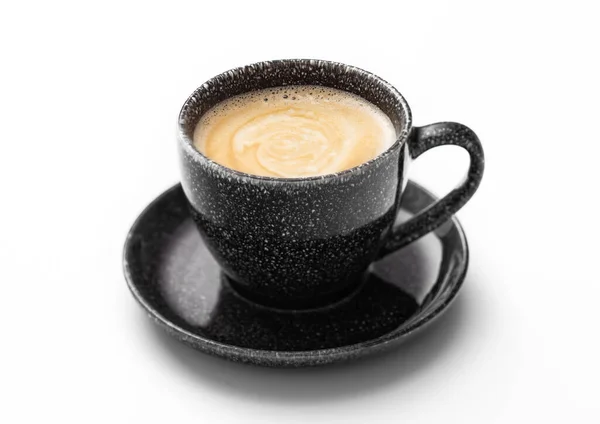
%> input picture coffee.webp, 600 x 424 px
$ octave lab2.m   (GNU Octave 9; MATLAB toolbox functions it lacks are replaced by stand-ins)
%> lines starting %> are read from the running program, lines starting %| are printed output that depends on the picture

H3 = [
  1 -2 1;
  -2 4 -2;
  1 -2 1;
];

H6 = [
  -1 -2 -1;
  0 0 0;
  1 2 1;
];

H10 = [
  1 2 1;
  0 0 0;
  -1 -2 -1;
];

H11 = [
  2 1 0;
  1 0 -1;
  0 -1 -2;
];

input_image = imread('coffee.webp');
%> input_image is the input picture: size 424x600x3 uint8; mean R, G, B 193.4, 191.5, 189.1
figure;
imshow(input_image)
gray_image = rgb2gray(input_image);
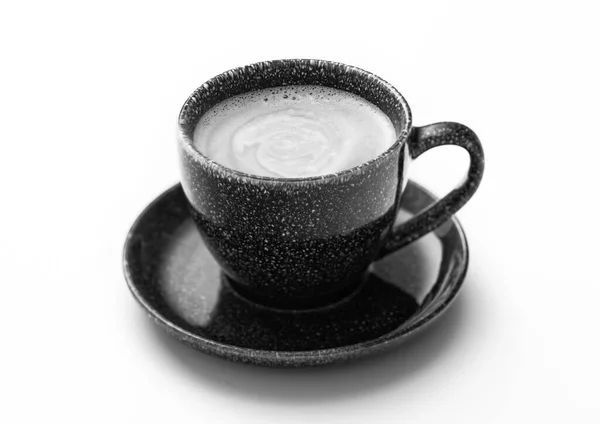
%> gray_image: size 424x600 uint8; min 0, max 255, mean 191.8
% [7 lines of commented-out code are left out]

output_image_H3 = imfilter(gray_image, H3);
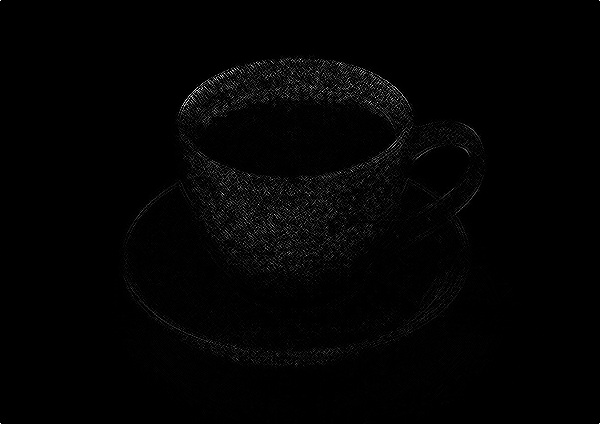
%> output_image_H3: size 424x600 uint8; min 0, max 255, mean 3
%output_image_H6 = filter2(H6, gray_image);

%output_image_H10 = filter2(H10, gray_image);

%output_image_H11 = filter2(H11, gray_image);


figure('Name', ['H3', ' 1'], 'NumberTitle', 'off');
imshow(output_image_H3);

figure('Name', ['H6', ' 1'], 'NumberTitle', 'off');
imshow(output_image_H6);
%> (this line was passed over: output_image_H6 is not available in this run)

figure('Name', ['H10', ' 1'], 'NumberTitle', 'off');
imshow(output_image_H10);
%> (this line was passed over: output_image_H10 is not available in this run)

figure('Name', ['H11', ' 1'], 'NumberTitle', 'off');
imshow(output_image_H11);
%> (this line was passed over: output_image_H11 is not available in this run)


% [4 lines of commented-out code are left out]
